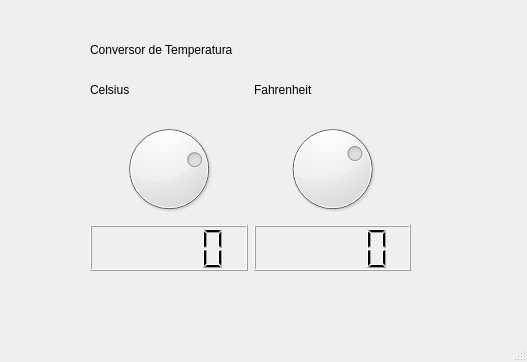
<?xml version="1.0" encoding="UTF-8"?>
<ui version="4.0">
 <class>MainWindow</class>
 <widget class="QMainWindow" name="MainWindow">
  <property name="geometry">
   <rect>
    <x>0</x>
    <y>0</y>
    <width>527</width>
    <height>362</height>
   </rect>
  </property>
  <property name="windowTitle">
   <string>MainWindow</string>
  </property>
  <widget class="QWidget" name="centralwidget">
   <widget class="QWidget" name="verticalLayoutWidget">
    <property name="geometry">
     <rect>
      <x>90</x>
      <y>40</y>
      <width>321</width>
      <height>231</height>
     </rect>
    </property>
    <layout class="QVBoxLayout" name="verticalLayout" stretch="1,10">
     <item>
      <widget class="QLabel" name="label">
       <property name="text">
        <string>Conversor de Temperatura</string>
       </property>
      </widget>
     </item>
     <item>
      <layout class="QHBoxLayout" name="horizontalLayout">
       <item>
        <layout class="QVBoxLayout" name="verticalLayout_2">
         <item>
          <widget class="QLabel" name="label_2">
           <property name="text">
            <string>Celsius</string>
           </property>
          </widget>
         </item>
         <item>
          <widget class="QDial" name="dial_c">
           <property name="minimum">
            <number>-273</number>
           </property>
          </widget>
         </item>
         <item>
          <widget class="QLCDNumber" name="lcd_c"/>
         </item>
        </layout>
       </item>
       <item>
        <layout class="QVBoxLayout" name="verticalLayout_4">
         <item>
          <widget class="QLabel" name="label_3">
           <property name="text">
            <string>Fahrenheit</string>
           </property>
          </widget>
         </item>
         <item>
          <widget class="QDial" name="dial_f">
           <property name="minimum">
            <number>-459</number>
           </property>
           <property name="maximum">
            <number>211</number>
           </property>
          </widget>
         </item>
         <item>
          <widget class="QLCDNumber" name="lcd_f"/>
         </item>
        </layout>
       </item>
      </layout>
     </item>
    </layout>
   </widget>
  </widget>
  <widget class="QMenuBar" name="menubar">
   <property name="geometry">
    <rect>
     <x>0</x>
     <y>0</y>
     <width>527</width>
     <height>22</height>
    </rect>
   </property>
  </widget>
  <widget class="QStatusBar" name="statusbar"/>
 </widget>
 <resources/>
 <connections>
  <connection>
   <sender>dial_c</sender>
   <signal>valueChanged(int)</signal>
   <receiver>lcd_c</receiver>
   <slot>display(int)</slot>
   <hints>
    <hint type="sourcelabel">
     <x>169</x>
     <y>190</y>
    </hint>
    <hint type="destinationlabel">
     <x>169</x>
     <y>268</y>
    </hint>
   </hints>
  </connection>
  <connection>
   <sender>dial_f</sender>
   <signal>valueChanged(int)</signal>
   <receiver>lcd_f</receiver>
   <slot>display(int)</slot>
   <hints>
    <hint type="sourcelabel">
     <x>331</x>
     <y>190</y>
    </hint>
    <hint type="destinationlabel">
     <x>331</x>
     <y>268</y>
    </hint>
   </hints>
  </connection>
 </connections>
</ui>
